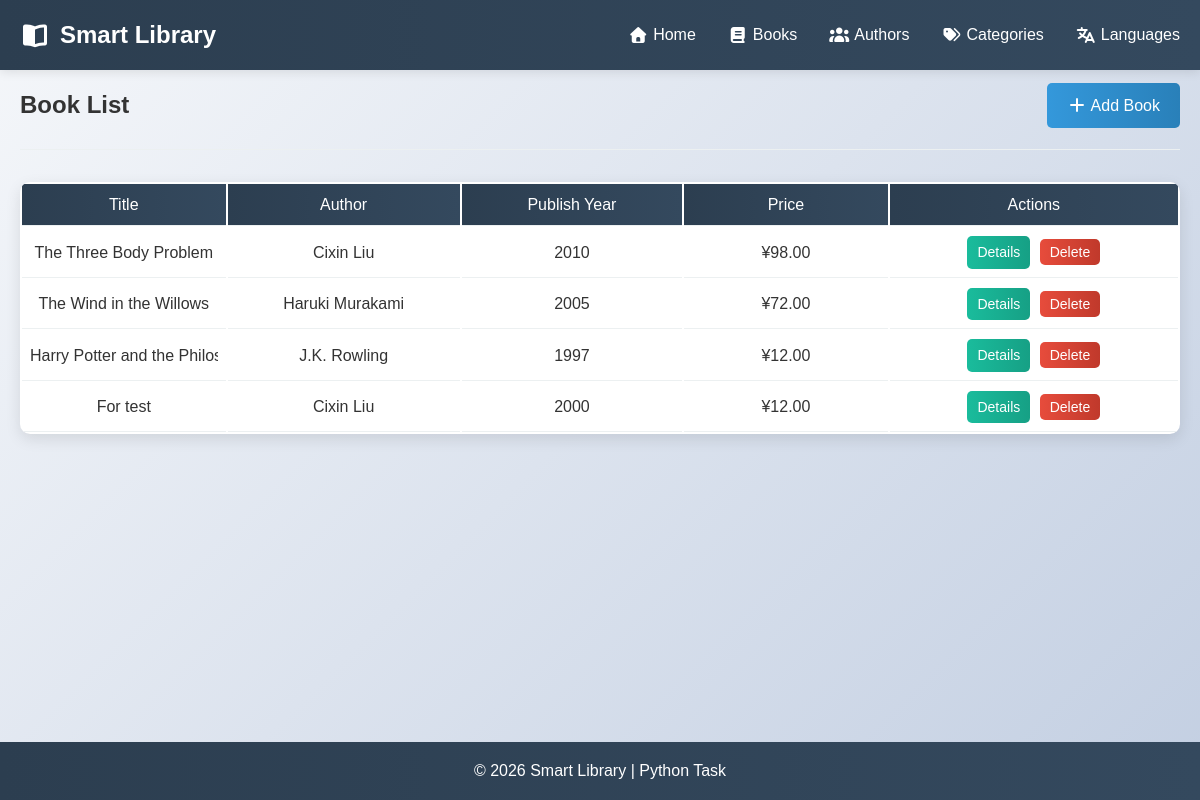
Before: /books with the older database file.
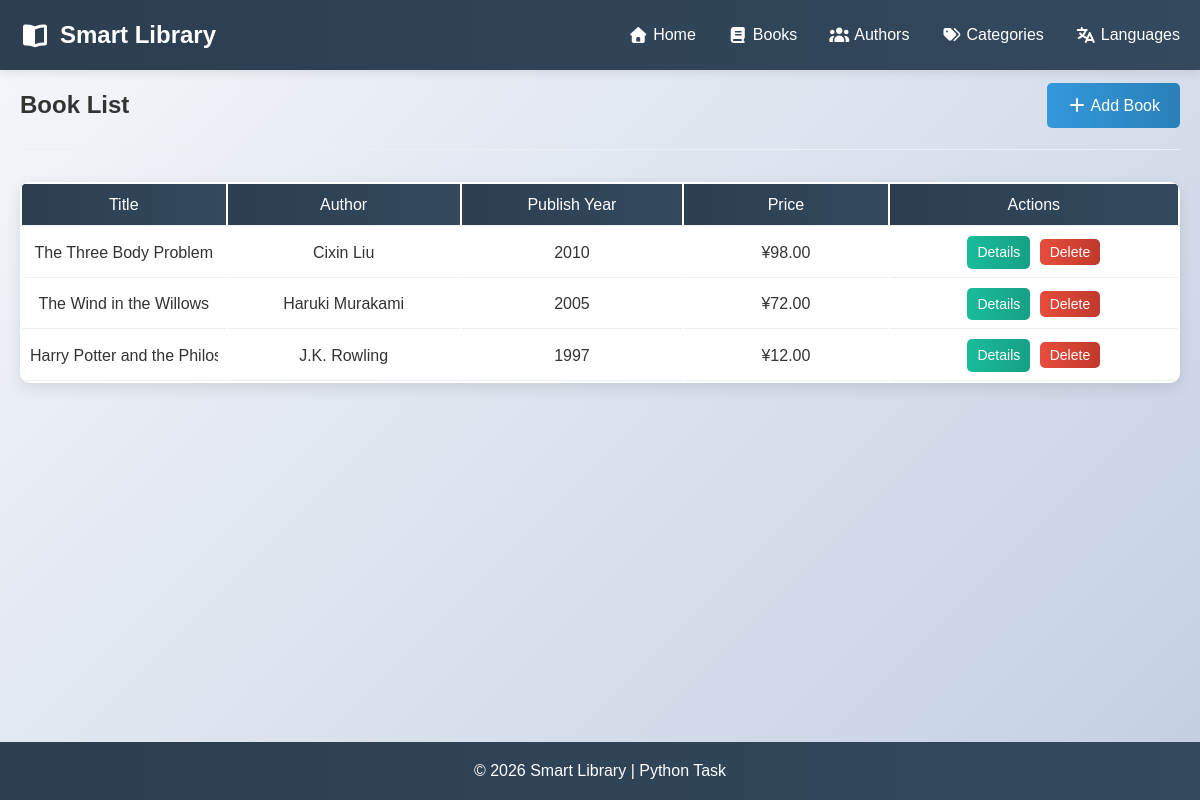
After: the same page with the newer database file.
### models.py (models this page shows, shortened)
class Book(db.Model):
    id = db.Column(db.Integer, primary_key=True)
    title = db.Column(db.String(200), nullable=False)
    publish_year = db.Column(db.Integer)
    publisher = db.Column(db.String(256))
    edition = db.Column(db.String(50))
    pages = db.Column(db.Integer)
    price = db.Column(db.Float)
    description = db.Column(db.Text)
    added_date = db.Column(db.DateTime, default=datetime.utcnow)
    author_id = db.Column(db.Integer, db.ForeignKey('author.id'), nullable=False)
    category_id = db.Column(db.Integer, db.ForeignKey('category.id'), nullable=False)
    language_id = db.Column(db.Integer, db.ForeignKey('language.id'), nullable=False)
    cover_type_id = db.Column(db.Integer, db.ForeignKey('cover_type.id'), nullable=False)

class Author(db.Model):
    id = db.Column(db.Integer, primary_key=True)
    name = db.Column(db.String(100), nullable=False)
    birth_date = db.Column(db.Date)
    nationality_id = db.Column(db.Integer, db.ForeignKey('language.id'), nullable=False)
    is_alive = db.Column(db.Boolean, default=True)
    biography = db.Column(db.Text)
    books = db.relationship('Book', backref='author', lazy=True)

### app.py (the view)
@app.route('/books')
def books():
    all_books = Book.query.all()
    return render_template('books.html', books=all_books)

### templates/books.html (shortened to what this page needs)
{% extends "base.html" %}
{% block content %}
<section class="page-header">
    <h1 class="main_title">Book List</h1>
    <a href="{{ url_for('add_book') }}" class="btn btn-primary">
        <i class="fas fa-plus"></i> Add Book
    </a>
</section>
<div class="books-container">
    {% if books %}
    <table class="books-table">
        <thead>
            <tr>
                <th>Title</th>
                <th>Author</th>
                <th style="min-width: 130px;">Publish Year</th>
                <th>Price</th>
                <th style="min-width: 170px;">Actions</th>
            </tr>
        </thead>
        <tbody>
            {% for book in books %}
            <tr>
                <td><div><span>{{ book.title }}</span></div></td>
                <td>{{ book.author.name }}</td>
                <td style="text-align: center;">{{ book.publish_year }}</td>
                <td style="text-align: center;">¥{{ "%.2f"|format(book.price) }}</td>
                <td>
                    <a href="{{ url_for('book_detail', book_id=book.id) }}" class="btn btn-small btn-info">Details</a>
                    <form action="{{ url_for('delete_book', book_id=book.id) }}" method="POST" class="inline-form" onsubmit="return confirm('Are you sure you want to delete this book?');">
                        <button type="submit" class="btn btn-small btn-danger">Delete</button>
                    </form>
                </td>
            </tr>
            {% endfor %}
        </tbody>
    </table>
    {% else %}
    <div class="empty-state">
        <i class="fas fa-book-open"></i>
        <h3>There are no available books available.</h3>
        <p>Please add a book to get started, click the button above.</p>
    </div>
    {% endif %}
</div>
{% endblock %}

Changed rows visible on the page:
removed Book: title "For test", author.name "Cixin Liu", publish_year "2000", price "12.00"
